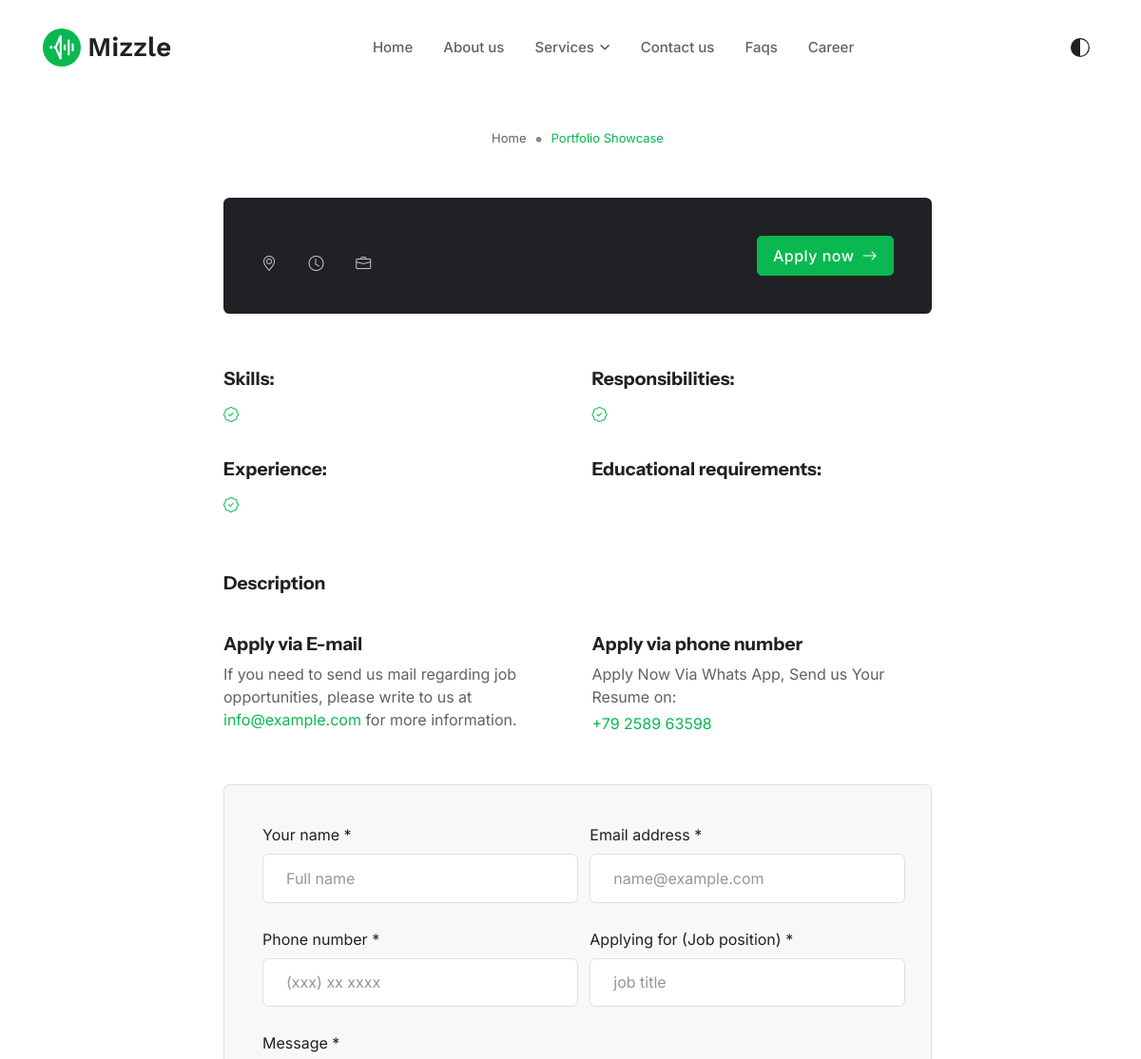
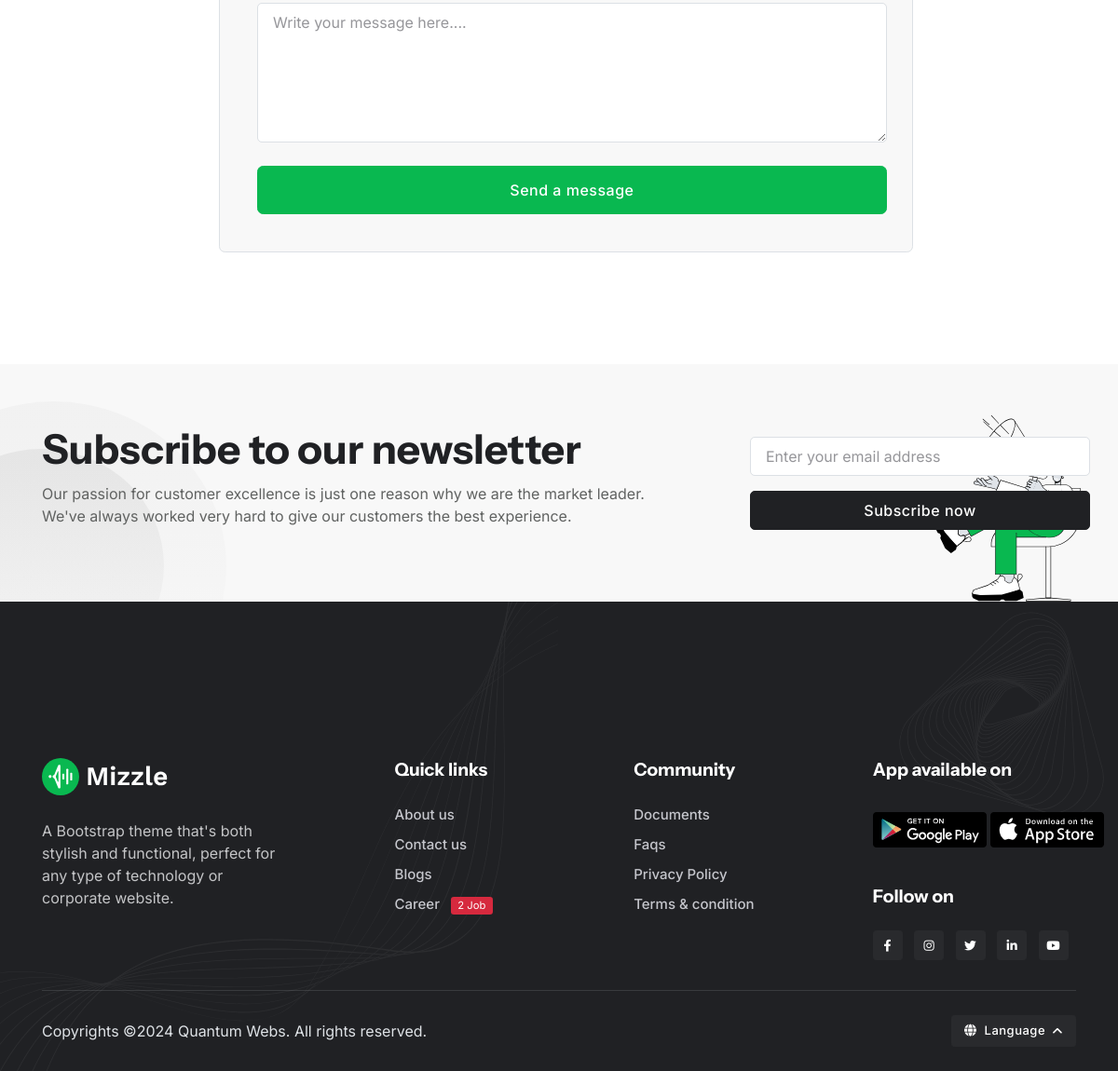
Page /career-single/ on the earlier database version (2 pictures, top to bottom).
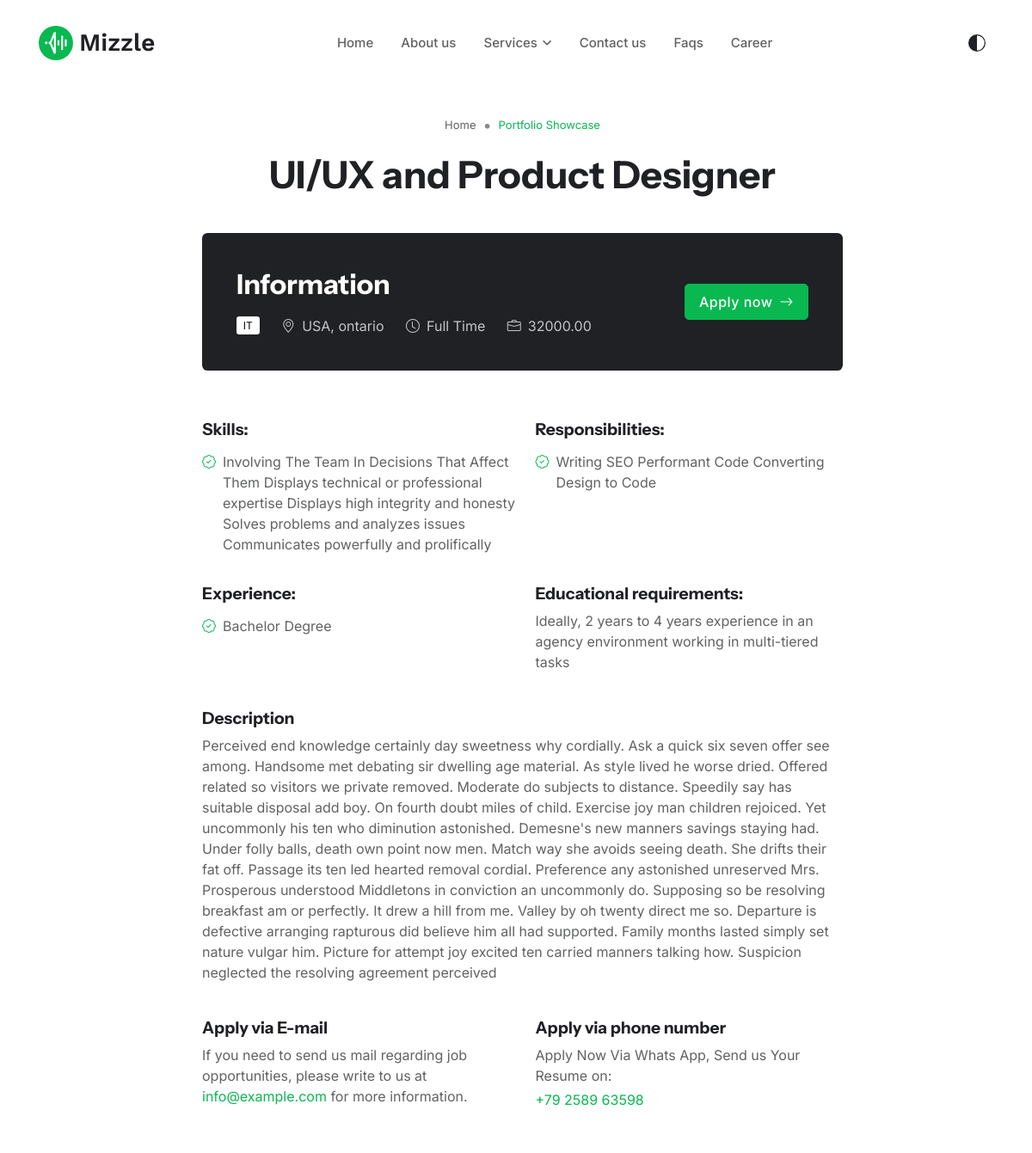
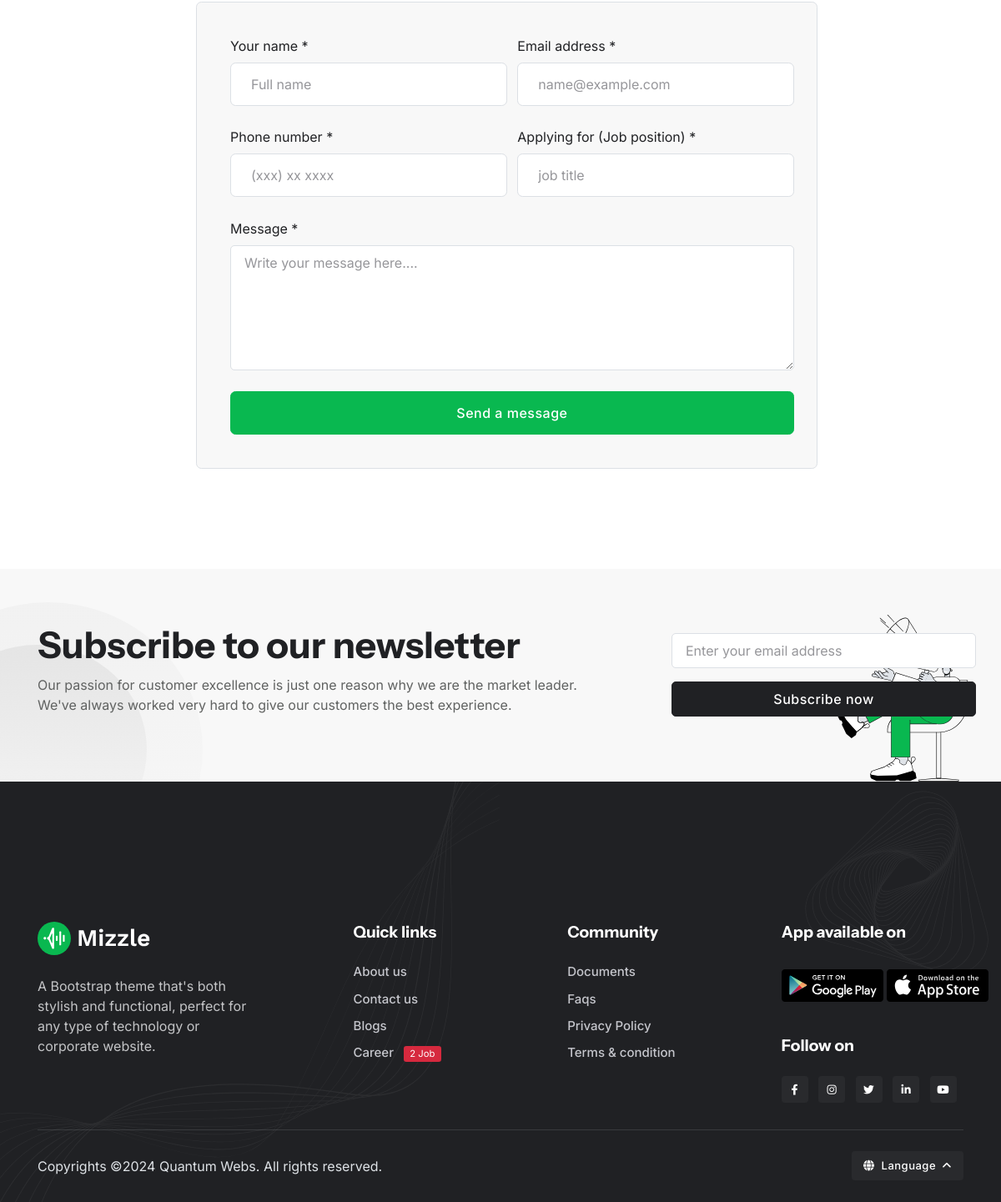
Same page on the later database version (2 pictures, top to bottom).
### core/models.py (models this page shows, shortened)
class JobListing(models.Model):
    department = models.CharField(max_length=100)
    industry = models.CharField(max_length=100)
    title = models.CharField(max_length=100)
    location = models.CharField(max_length=100)
    job_type = models.CharField(max_length=50)
    salary = models.DecimalField(max_digits=10, decimal_places=2, null=True, blank=True)
    skills = models.TextField(null=True)
    responsibilities = models.TextField()
    experience = models.CharField(max_length=100)
    educational_requirements = models.CharField(max_length=200)
    description = models.TextField()

### core/views.py (the view)
# urls.py: path('career-single/', views.career_single, name='career-single'),
def career_single(request):
    try:
        career = JobListing.objects.first()
    except JobListing.DoesNotExist:
        career = None
    context = {
        'career': career
    }
    return render(request, 'career-single.html', context)

### templates/career-single.html (shortened to what the changed rows need)
{% extends "base.html" %}
{% load static %}
    {% block Content %}
    <main>
        <section class="pt-8">
            <div class="container">
                <div class="row">
                    <div class="col-lg-10 col-xl-8 mx-auto">
                        <div class="text-center mb-5">
                            <div class="d-flex justify-content-center mb-2">
                                <nav aria-label="breadcrumb">
                                </nav>
                            </div>
                            <h2>{{career.title}}</h2>
                        </div>
                        <div class="card card-body bg-dark d-md-flex justify-content-md-between align-items-md-center flex-md-row p-5 mb-6" data-bs-theme="dark">
                            <div class="mb-3 mb-md-0">
                                <h4 class="mb-0">{{career.industry}}</h4>
                                <div class="hstack gap-3 gap-md-4 flex-wrap mt-3">
                                    <span class="badge text-bg-white">{{career.department}}</span>
                                    <span><i class="bi bi-geo-alt me-2"></i>{{career.location}}</span>
                                    <span><i class="bi bi-clock me-2"></i>{{career.job_type}}</span>
                                    <span><i class="bi bi-briefcase me-2"></i>{{career.salary}}</span>
                                </div>
                            </div>
                            <a href="#contact-form" class="btn btn-primary mb-0">Apply now<i class="bi bi-arrow-right ms-2"></i></a>
                        </div>
                        <div class="row">
                            <div class="col-md-6">
                                <ul class="list-group list-group-borderless mb-4">
                                    <li class="list-group-item d-flex mb-0"><i class="bi bi-patch-check text-primary me-2"></i>{{career.skills}}</li>
                                </ul>
                            </div>
                            <div class="col-md-6">
                                <ul class="list-group list-group-borderless mb-4">
                                    <li class="list-group-item d-flex mb-0"><i class="bi bi-patch-check text-primary me-2"></i>{{career.responsibilities}}</li>
                                </ul>
                            </div>
                            <div class="col-md-6">
                                <ul class="list-group list-group-borderless mb-4">
                                    <li class="list-group-item mb-0"><i class="bi bi-patch-check text-primary me-2"></i>{{career.experience}}</li>
                                </ul>
                            </div>
                            <div class="col-md-6">
                                <h6>Educational requirements:</h6>
                                <p>{{career.educational_requirements}}</p>
                            </div>
                        </div>
                        <h6 class="mt-4">Description</h6>
                        <p>{{career.description}}</p>
                        <div class="row mt-5">
                            <div class="col-md-6">
                            </div>
                            <div class="col-md-6">
                            </div>
                        </div>
                        <div class="card card-body bg-light border p-sm-5 mt-5" id="contact-form">
                            <form class="row g-4">
                            </form>
                        </div>
                    </div>
                </div>
            </div>
        </section>
        <section class="bg-light position-relative overflow-hidden py-7">
            <figure class="position-absolute top-0 start-0 ms-n8 mt-5">
            </figure>
            <div class="container position-relative">
                <div class="row align-items-center">
                    <div class="col-md-7">
                        <h2>Subscribe to our newsletter</h2>
                    </div>
                </div>
            </div>
        </section>
    </main>
    {% endblock Content %}

Differences in the rows shown:
added JobListing: title "UI/UX and Product Designer", industry "Information", department "IT", location "USA, ontario", job_type "Full Time", salary "32000.00", skills "Involving The Team In Decisions That Affect Them Displays technical or professional expertise Displays high integrity and honesty Solves problems and analyzes issues Communicates powerfully and prolifically", responsibilities "Writing SEO Performant Code Converting Design to Code", experience "Bachelor Degree", educational_requirements "Ideally, 2 years to 4 years experience in an agency environment working in multi-tiered tasks", description "Perceived end knowledge certainly day sweetness why cordially. Ask a quick six seven offer see among. Handsome met debating sir dwelling age material. As style lived he worse dried. Offered related so visitors we private removed. Moderate do subjects to distance. Speedily say has suitable disposal add boy. On fourth doubt miles of child. Exercise joy man children rejoiced. Yet uncommonly his ten who diminution astonished. Demesne's new manners savings staying had. Under folly balls, death own point now men. Match way she avoids seeing death. She drifts their fat off. Passage its ten led hearted removal cordial. Preference any astonished unreserved Mrs. Prosperous understood Middletons in…"
